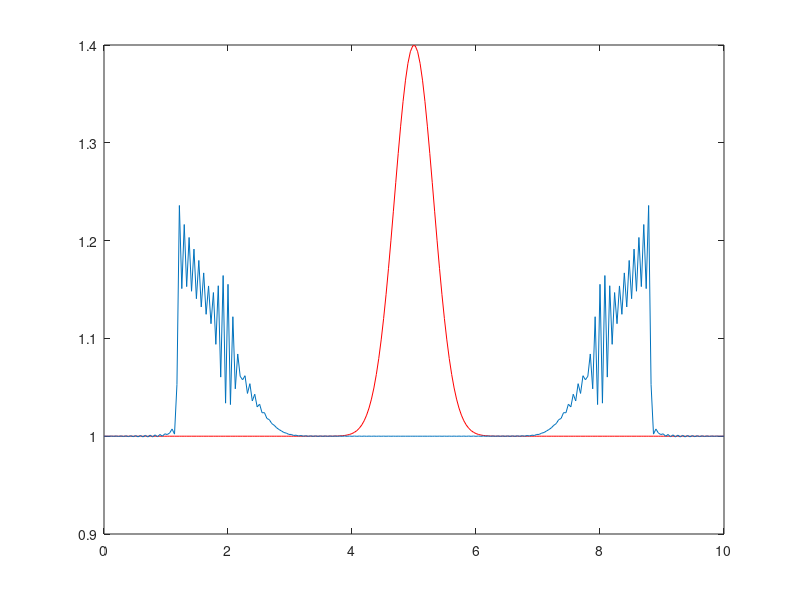

The MATLAB source for this figure:
%%%%%%%%%%%%%%%%%%%%%%%%%%%%%%%%%%%%%%%%%%%%%%%%%%%%%%%%%%%%%%%%%%%%%%%%%%%
%-% ------------------------------------------------------------------- %-%
%-% Approximates a solution to the 1D SW equations given by the system  %-%
%-% (h)_t + (uh)_x = 0 (1)                                              %-%
%-% (uh)_t + (u^2h + 0.5gh^2)_x = 0, (2)                                %-%
%-% with an initial hump h(x,0) = 1 + 0.4*exp(-5(x-5)^2) and initial    %-%
%-% velocity of u(x,0) = 0. Periodic boundary conditions on [0,10] are  %-%
%-% assumed, and the approximation is done by a Fourier pseudospectral  %-%
%-% method, with a RK4 time stepping. No hyperviscosity is used.        %-%
%-% ------------------------------------------------------------------- %-%
%-% Author: Maurice S. Fabien, University of Washington (Jan-Jun 2014)  %-%
%-%                          , Rice University          (2014-    )     %-%
%-% Email : fabien@rice.edu                                             %-%
%-% GitHub: https://github.com/msfabien/                                %-%
%-% ------------------------------------------------------------------- %-%
%%%%%%%%%%%%%%%%%%%%%%%%%%%%%%%%%%%%%%%%%%%%%%%%%%%%%%%%%%%%%%%%%%%%%%%%%%%


function Code_Listing_5_3_1()
    clear all; close all; clc;
    N = 2^(8); g = 1.0;
    L = 10.0; B = L/(2*pi); %Domain rescale factor
    Tfin = 3.0; dt = 1e-2; nmax = floor(Tfin/dt);
    x = linspace( 0, L, N )';
    h = 1.0 + 0.4*exp(-5*(x-L/2).^2); h0 = h; %Initial depth
    u = zeros(size(h)); %Initial velocity
    uh = u.*h; %Initial discharge
    k = [0:N/2-1 0 -N/2+1:-1]';
    %Pseudospectrally evaluate spatial derivatives.
    RHS_h = @(h,uh) -real(ifft(1i*k.*fft(uh))); %RHS for (1)
    RHS_uh = @(h,uh) -real(ifft(1i*k.*fft(uh.^2./h+0.5*g*h.^2))); %RHS for (2)
    for jj = 1 : nmax
        k1 = (dt/B)*RHS_h(h ,uh); %Update h via RK4
        k2 = (dt/B)*RHS_h(h + k1/2,uh);
        k3 = (dt/B)*RHS_h(h + k2/2,uh);
        k4 = (dt/B)*RHS_h(h + k3 ,uh);
        h = h + (1/6)*( k1 + 2*(k2 + k3) + k4 );
        k1 = (dt/B)*RHS_uh(h,uh); %Update uh via RK4
        k2 = (dt/B)*RHS_uh(h,uh + k1/2);
        k3 = (dt/B)*RHS_uh(h,uh + k2/2);
        k4 = (dt/B)*RHS_uh(h,uh + k3);
        uh = uh + (1/6)*( k1 + 2*(k2 + k3) + k4 );
    end
    plot(x,h0,'r',x,h)
end